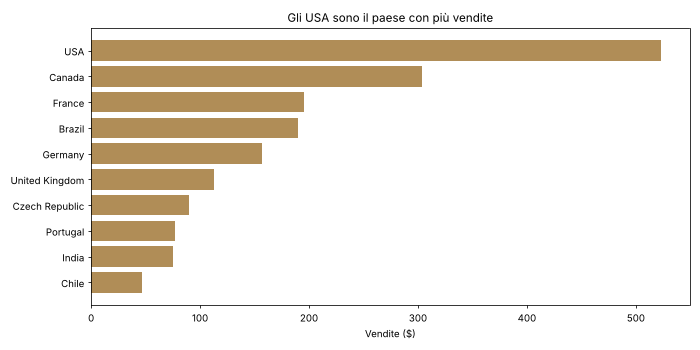

Reproduce this figure in Python.
# Python Visual - AREA CLIENTI
# Campi da trascinare nel visual: Clienti[Paese], [Totale Vendite]
import matplotlib.pyplot as plt

dati = dataset.groupby("Paese", as_index=False)["Totale Vendite"].sum()
dati = dati.sort_values("Totale Vendite", ascending=False).head(10)
dati = dati.sort_values("Totale Vendite")

plt.figure(figsize=(10, 5))
plt.barh(dati["Paese"], dati["Totale Vendite"], color="#b08d57")
plt.title("Gli USA sono il paese con più vendite")
plt.xlabel("Vendite ($)")
plt.tight_layout()
plt.show()
